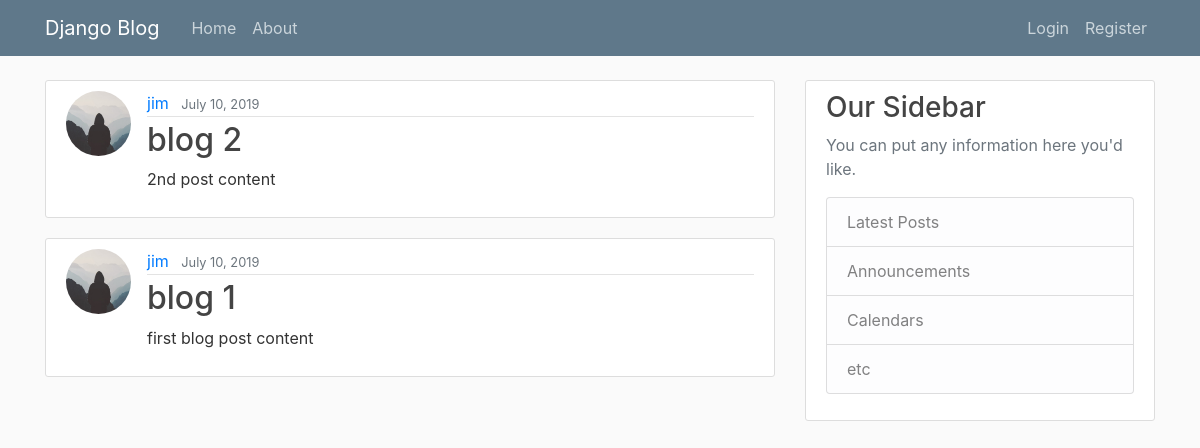
The app's page /, older data.
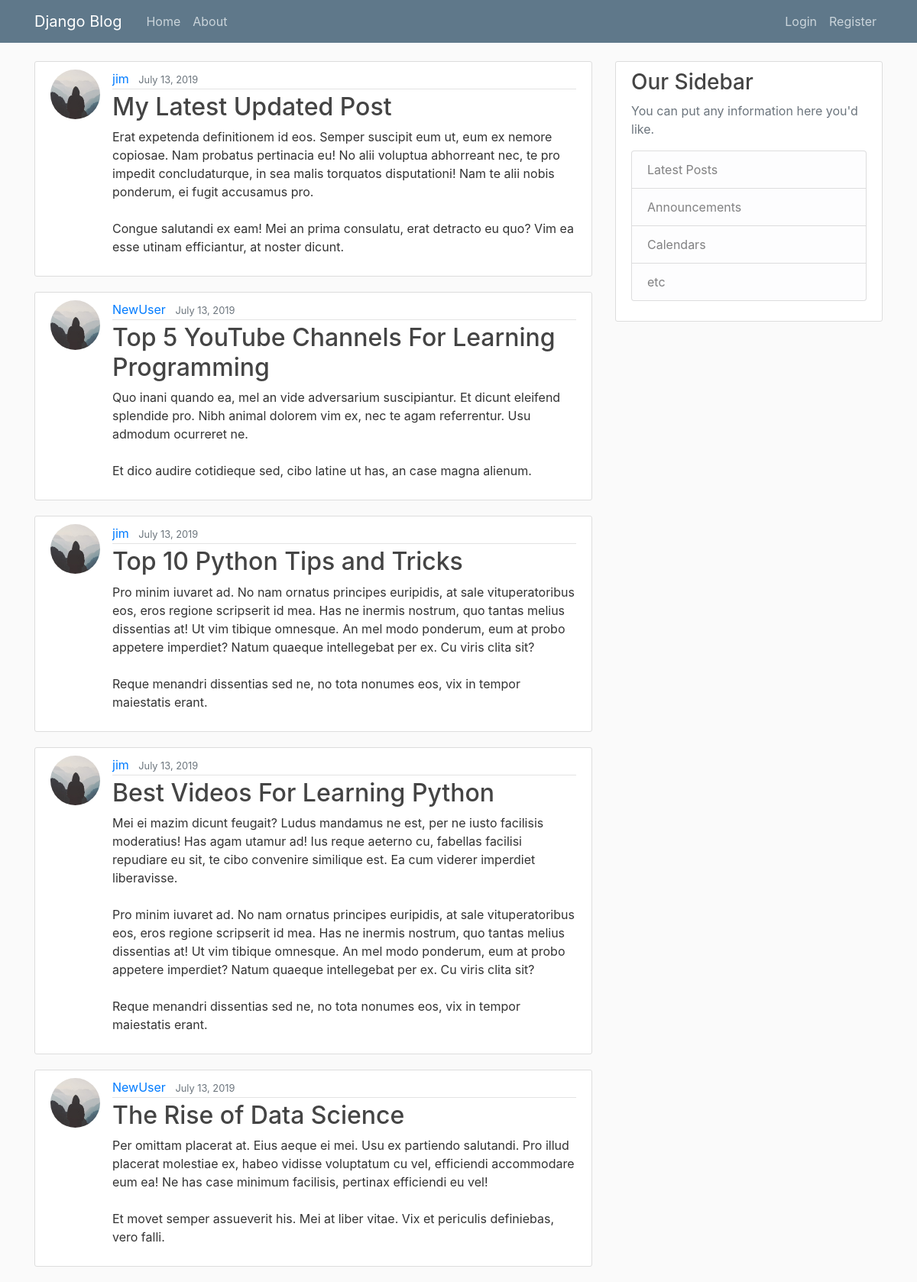
The same page, newer data.
### blog/models.py (models this page shows, shortened)
class Post(models.Model):
    title = models.CharField(max_length=100)
    content = models.TextField()
    date_posted = models.DateTimeField(default=timezone.now)
    author = models.ForeignKey(User, on_delete=models.CASCADE)

### users/models.py (models this page shows, shortened)
class Profile(models.Model):
    user = models.OneToOneField(User, on_delete=models.CASCADE)
    image = models.ImageField(default='default.jpg', upload_to='profile_pics')

### blog/views.py (the view)
# urls.py: path('', PostListView.as_view(), name='blog-home'),
class PostListView(ListView):
    model = Post
    template_name = 'blog/home.html'
    context_object_name = 'posts'
    ordering = ['-date_posted'] #from new -> old
    paginate_by = 5

### blog/templates/blog/home.html
{% extends "blog/base.html" %}
{% block content %}
    {% for post in posts %}
        <article class="media content-section">
          <img class="rounded-circle article-img" src="{{ post.author.profile.image.url }}" alt="profile image">
          <div class="media-body">
            <div class="article-metadata">
              <a class="mr-2" href="#">{{ post.author }}</a>
              <small class="text-muted">{{ post.date_posted|date:"F d, Y" }}</small>
            </div>
            <h2><a class="article-title" href="{% url 'post-detail' post.id %}">{{ post.title }}</a></h2>
            <p class="article-content">{{ post.content }}</p>
          </div>
        </article>
    {% endfor %}
{% endblock content %}

### blog/templates/blog/base.html (shortened to what this page needs)
{% load static %}
<!DOCTYPE html>
<html lang="en">
<head>
    <link rel="stylesheet" href="https://maxcdn.bootstrapcdn.com/bootstrap/4.0.0/css/bootstrap.min.css">
    <link rel="stylesheet" type="text/css" href="{% static 'blog/main.css' %}">
</head>
<body>
    <header class="site-header">
      <nav class="navbar navbar-expand-md navbar-dark bg-steel fixed-top">
        <div class="container">
          <a class="navbar-brand mr-4" href="{% url 'blog-home' %}">Django Blog</a>
          <div class="collapse navbar-collapse" id="navbarToggle">
            <div class="navbar-nav mr-auto">
              <a class="nav-item nav-link" href="{% url 'blog-home' %}">Home</a>
              <a class="nav-item nav-link" href="{% url 'blog-about' %}">About</a>
            </div>
            <div class="navbar-nav">
              {% if user.is_authenticated %}
                <a class="nav-item nav-link" href="{% url 'post-create' %}">New Post</a>
                <a class="nav-item nav-link" href="{% url 'profile' %}">Profile</a>
                <a class="nav-item nav-link" href="{% url 'logout' %}">Logout</a>
              {% else %}
                <a class="nav-item nav-link" href="{% url 'login' %}">Login</a>
                <a class="nav-item nav-link" href="{% url 'register' %}">Register</a>
              {% endif %}
            </div>
          </div>
        </div>
      </nav>
    </header>
    <main role="main" class="container">
      <div class="row">
        <div class="col-md-8">
          {% block content %}{% endblock %}
        </div>
        <div class="col-md-4">
          <div class="content-section">
            <h3>Our Sidebar</h3>
            <p class='text-muted'>You can put any information here you'd like.
              <ul class="list-group">
                <li class="list-group-item list-group-item-light">Latest Posts</li>
                <li class="list-group-item list-group-item-light">Announcements</li>
                <li class="list-group-item list-group-item-light">Calendars</li>
                <li class="list-group-item list-group-item-light">etc</li>
              </ul>
            </p>
          </div>
        </div>
      </div>
    </main>
</body>
</html>

### blog/static/blog/main.css (style rules this page uses)
body { background: #fafafa; color: #333333; margin-top: 5rem; }
h1, h2, h3, h4, h5, h6 { color: #444444; }
ul { margin: 0; }
.bg-steel { background-color: #5f788a; }
.site-header .navbar-nav .nav-link { color: #cbd5db; }
.content-section { background: #ffffff; padding: 10px 20px; border: 1px solid #dddddd; border-radius: 3px; margin-bottom: 20px; }
.article-title { color: #444444; }
.article-content { white-space: pre-line; }
.article-img { height: 65px; width: 65px; margin-right: 16px; }
.article-metadata { padding-bottom: 1px; margin-bottom: 4px; border-bottom: 1px solid #e3e3e3 }

Row changes from the older to the newer data that the page shows:
no longer on this page (row unchanged): Post: author.profile.image (placeholder picture), author "jim", date_posted "July 10, 2019", title "blog 2", content "2nd post content"
no longer on this page (row unchanged): Post: author.profile.image (placeholder picture), author "jim", date_posted "July 10, 2019", title "blog 1", content "first blog post content"
added Post: author.profile.image (placeholder picture), author "jim", date_posted "July 13, 2019", title "My Latest Updated Post", content "Erat expetenda definitionem id eos. Semper suscipit eum ut, eum ex nemore copiosae. Nam probatus pertinacia eu! No alii voluptua abhorreant nec, te pro impedit concludaturque, in sea malis torquatos disputationi! Nam te alii nobis ponderum, ei fugit accusamus pro. Congue salutandi ex eam! Mei an prima consulatu, erat detracto eu quo? Vim ea esse utinam efficiantur, at noster dicunt."
added Post: author.profile.image (placeholder picture), author "NewUser", date_posted "July 13, 2019", title "Top 5 YouTube Channels For Learning Programming", content "Quo inani quando ea, mel an vide adversarium suscipiantur. Et dicunt eleifend splendide pro. Nibh animal dolorem vim ex, nec te agam referrentur. Usu admodum ocurreret ne. Et dico audire cotidieque sed, cibo latine ut has, an case magna alienum."
added Post: author.profile.image (placeholder picture), author "jim", date_posted "July 13, 2019", title "Top 10 Python Tips and Tricks", content "Pro minim iuvaret ad. No nam ornatus principes euripidis, at sale vituperatoribus eos, eros regione scripserit id mea. Has ne inermis nostrum, quo tantas melius dissentias at! Ut vim tibique omnesque. An mel modo ponderum, eum at probo appetere imperdiet? Natum quaeque intellegebat per ex. Cu viris clita sit? Reque menandri dissentias sed ne, no tota nonumes eos, vix in tempor maiestatis erant."
added Post: author.profile.image (placeholder picture), author "jim", date_posted "July 13, 2019", title "Best Videos For Learning Python", content "Mei ei mazim dicunt feugait? Ludus mandamus ne est, per ne iusto facilisis moderatius! Has agam utamur ad! Ius reque aeterno cu, fabellas facilisi repudiare eu sit, te cibo convenire similique est. Ea cum viderer imperdiet liberavisse. Pro minim iuvaret ad. No nam ornatus principes euripidis, at sale vituperatoribus eos, eros regione scripserit id mea. Has ne inermis nostrum, quo tantas melius dissentias at! Ut vim tibique omnesque. An mel modo ponderum, eum at probo appetere imperdiet? Natum quaeque intellegebat per ex. Cu viris clita sit? Reque menandri dissentias sed ne, no tota nonumes eos, vix in tempor maiestatis erant."
added Post: author.profile.image (placeholder picture), author "NewUser", date_posted "July 13, 2019", title "The Rise of Data Science", content "Per omittam placerat at. Eius aeque ei mei. Usu ex partiendo salutandi. Pro illud placerat molestiae ex, habeo vidisse voluptatum cu vel, efficiendi accommodare eum ea! Ne has case minimum facilisis, pertinax efficiendi eu vel! Et movet semper assueverit his. Mei at liber vitae. Vix et periculis definiebas, vero falli."
